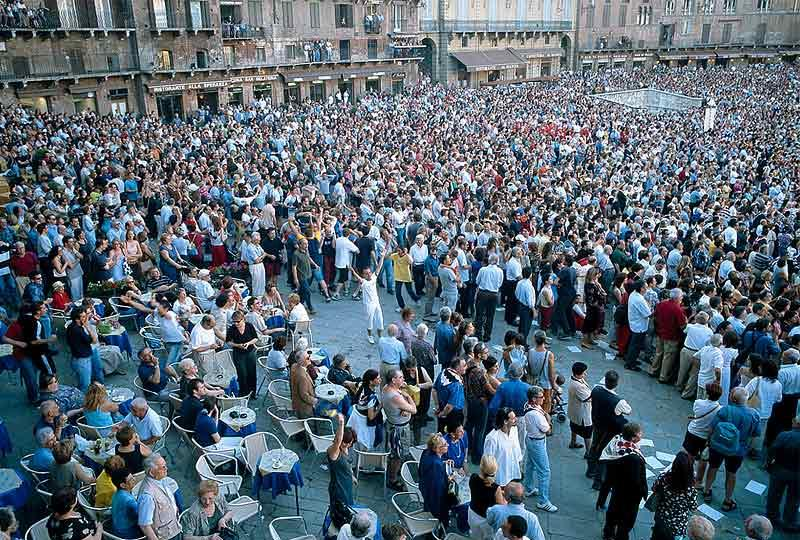
%> input picture Feature Extraction/All/pic.jpg, 800 x 540 px
$ octave --eval "result = HueFeature('../../../Feature Extraction/All/pic.jpg');"   (GNU Octave 9; MATLAB toolbox functions it lacks are replaced by stand-ins)
%> lines starting %> are read from the running program, lines starting %| are printed output that depends on the picture; in (x1, y1, x2, y2) boxes, pixels count from 0 and x2, y2 are one past the last pixel; in counts of white or black regions, pixels touching at a corner belong together; the program's own positions count from 1
% This function should compute the intensity value of an entire set of
% images inside a directory for n x n-patches that an image is divided into.
function [observationmatrix] = HueFeature(directoryname)
%> called with directoryname = '../../../Feature Extraction/All/pic.jpg'

    files = dir(directoryname);

    fileIndex = find(~[files.isdir]);

    observationmatrix = zeros(1, 2);

    for i=1:length(fileIndex)
       fileName = files(fileIndex(i)).name;
       path = strcat(directoryname, '\', fileName);
       try

           rgbimage = imread(path);
%> rgbimage is the input picture: size 540x800x3 uint8; mean R, G, B 89.6, 103.1, 114.2
           image = rgb2hsv(rgbimage);
%> image: size 540x800x3 double; mean H, S, V 0.539, 0.369, 0.46


           % Extract Color Channels
           h = image(:,:,1);
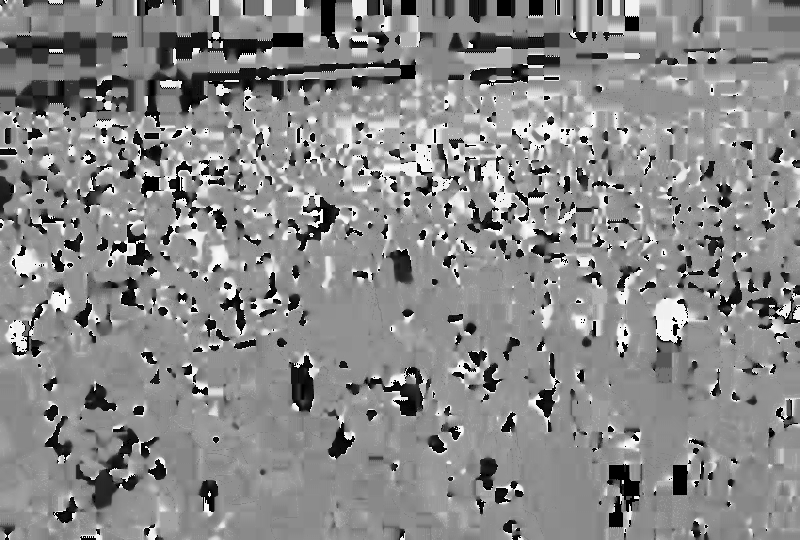
%> h: size 540x800 double; min 0, max 0.999, mean 0.539
           s = image(:,:,2);
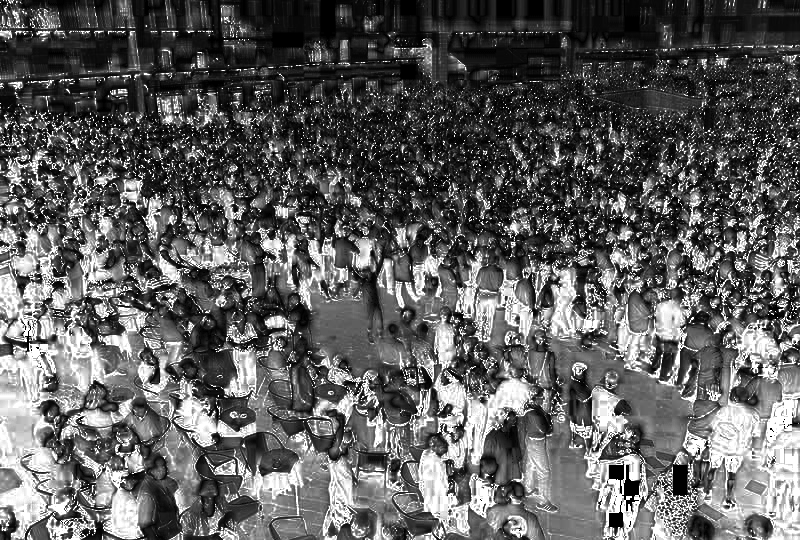
%> s: size 540x800 double; min 0, max 1, mean 0.369

           % Convert to uint16 to support numbers higher than 255 and
           % compute the Intensity value on the entire image.
           uint16h = uint16(h);
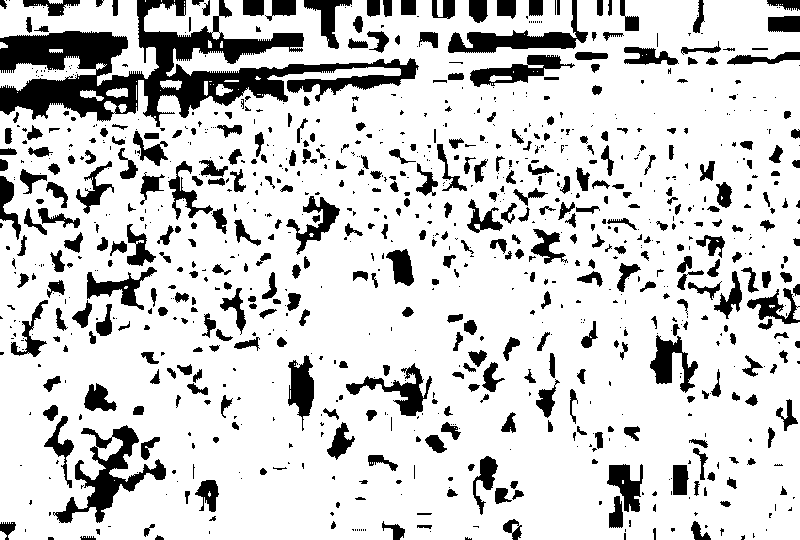
%> uint16h: size 540x800 uint16; values 0 (black) and 1 (white), 81.5% white; 980 black regions (558 under 20 px), largest, box (x1, y1, x2, y2) and area: (0, 0, 419, 127) 18147, (53, 425, 166, 523) 3070, (448, 0, 588, 53) 2164
           uint16s = uint16(s);
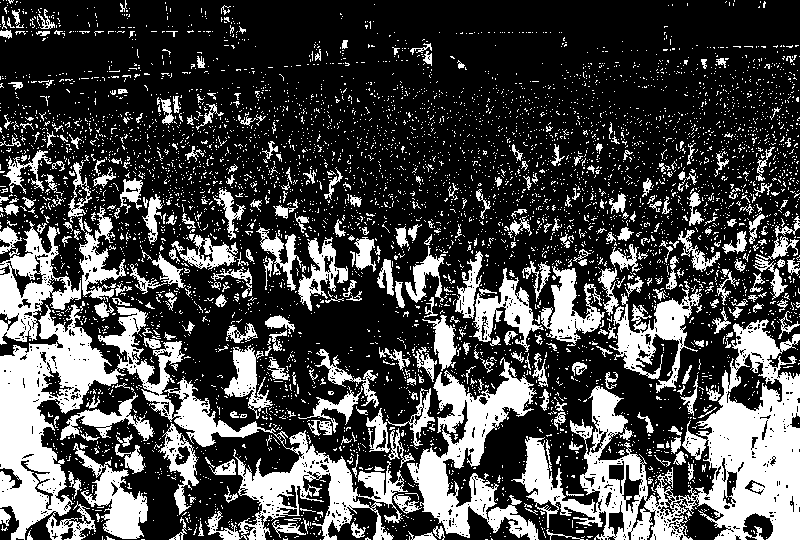
%> uint16s: size 540x800 uint16; values 0 (black) and 1 (white), 28.5% white; 5523 white regions (5171 under 20 px), largest, box (x1, y1, x2, y2) and area: (0, 304, 408, 540) 24098, (511, 319, 800, 540) 22666, (407, 357, 539, 540) 8610

           [height, width] = size(image);
%> height = 540; width = 2400
           pixels = height * width;
%> pixels = 1296000

           avghue = sum(sum(uint16h)) / pixels;
%> avghue = 0.272
           avgsat = sum(sum(uint16s)) / pixels;
%> avgsat = 0.0949

           % Create a feature vector
           imagevector = [avghue, avgsat];
%> imagevector = [0.272 0.0949]

           path

           %Add to the observation Matrix for SVM
           observationmatrix(end+1,:) = imagevector;
      catch
         fileName
      end
    end
    observationmatrix(1,:) = [];
end

$ run again, on Feature Extraction/All/adult7.jpg
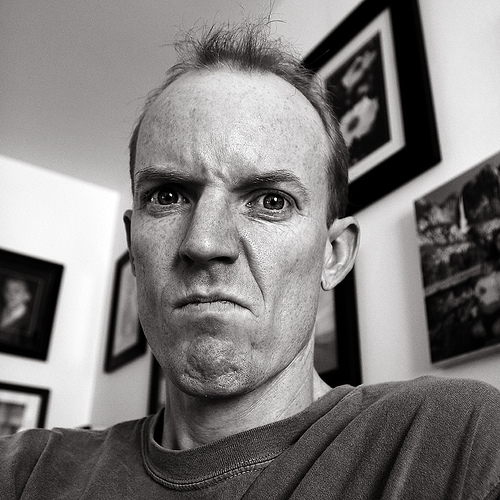
%> input picture Feature Extraction/All/adult7.jpg, 500 x 500 px
%> in HueFeature, rgbimage is the input picture: size 500x500x3 uint8; mean R, G, B 127.1, 124.9, 124
%> image: size 500x500x3 double; mean H, S, V 0.13, 0.0413, 0.499
%> in HueFeature, `uint16h = uint16(h);`:
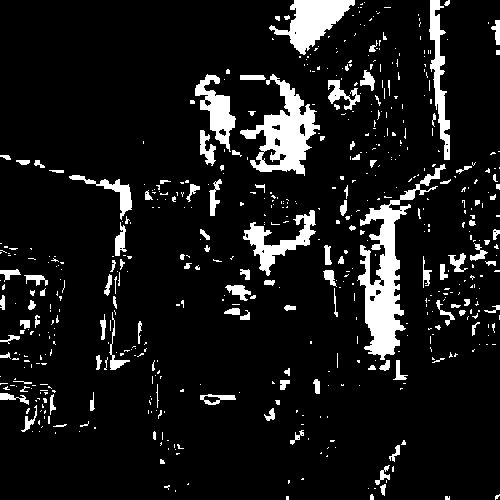
%> uint16h: size 500x500 uint16; values 0 (black) and 1 (white), 9.7% white; 569 white regions (449 under 20 px), largest, box (x1, y1, x2, y2) and area: (357, 164, 446, 360) 4450, (240, 74, 320, 176) 3248, (269, 0, 355, 55) 2167
%> in HueFeature, `uint16s = uint16(s);`:
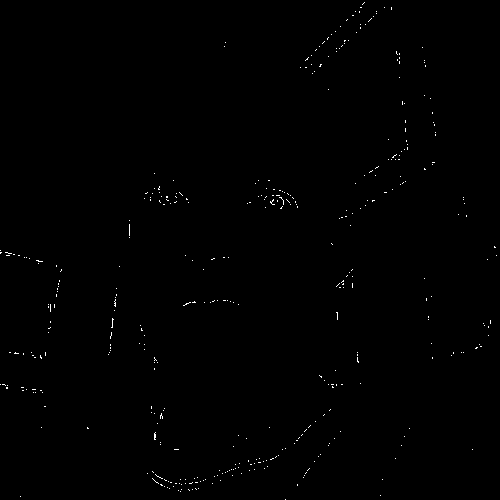
%> uint16s: size 500x500 uint16; values 0 (black) and 1 (white), 0.33% white in thin lines or dots
%> avghue = 0.0323
%> avgsat = 0.00109
%> imagevector = [0.0323 0.00109]

$ run again, on Feature Extraction/All/child19.jpg
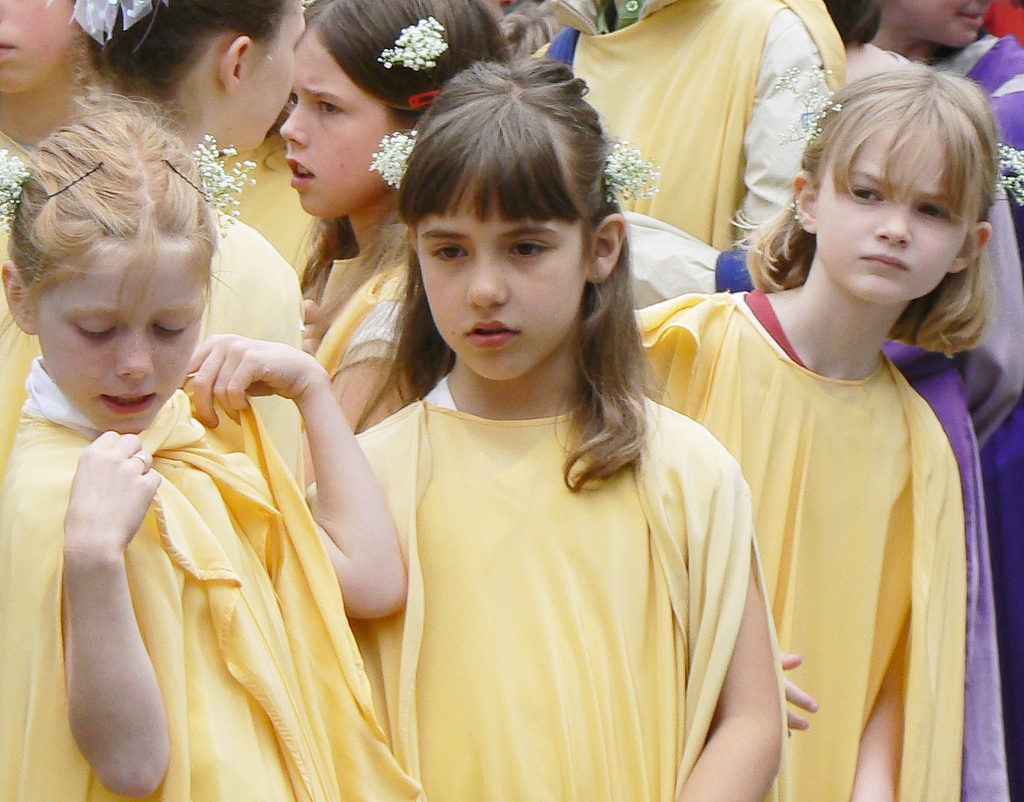
%> input picture Feature Extraction/All/child19.jpg, 1024 x 802 px
%> in HueFeature, rgbimage is the input picture: size 802x1024x3 uint8; mean R, G, B 184.1, 162, 129.2
%> image: size 802x1024x3 double; mean H, S, V 0.147, 0.333, 0.728
%> in HueFeature, `uint16h = uint16(h);`:
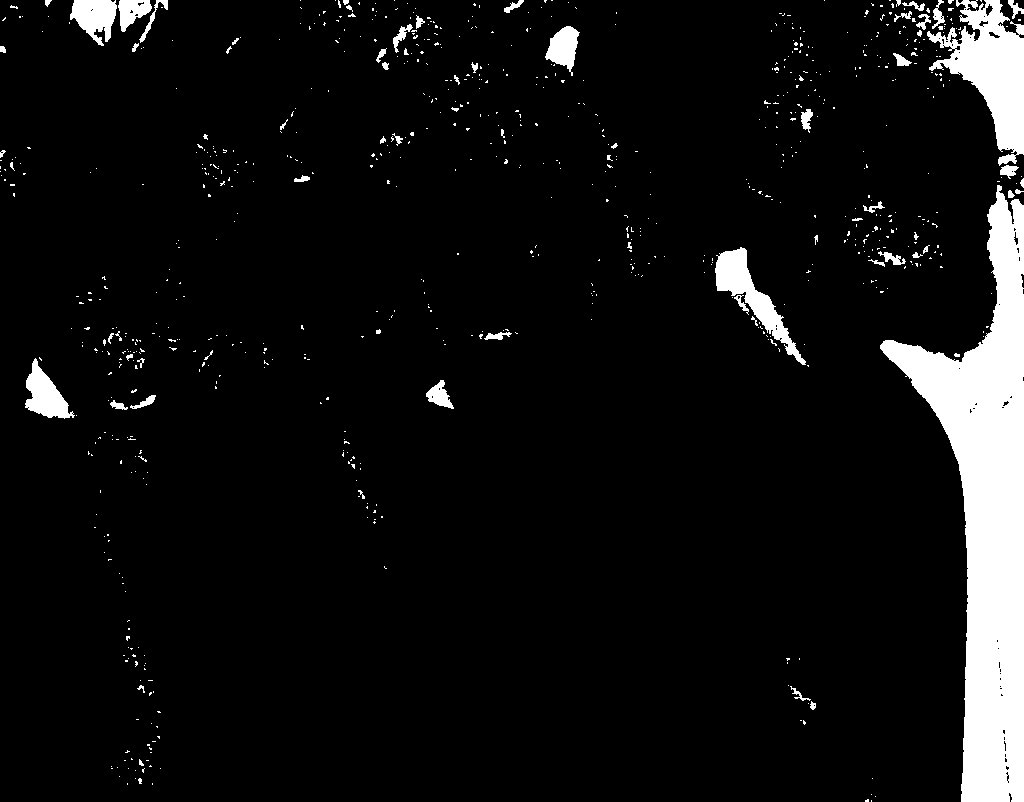
%> uint16h: size 802x1024 uint16; values 0 (black) and 1 (white), 6.9% white; 802 white regions (732 under 20 px), largest, box (x1, y1, x2, y2) and area: (880, 185, 1024, 802) 35943, (927, 0, 1024, 166) 7353, (715, 247, 806, 365) 2661
%> in HueFeature, `uint16s = uint16(s);`:
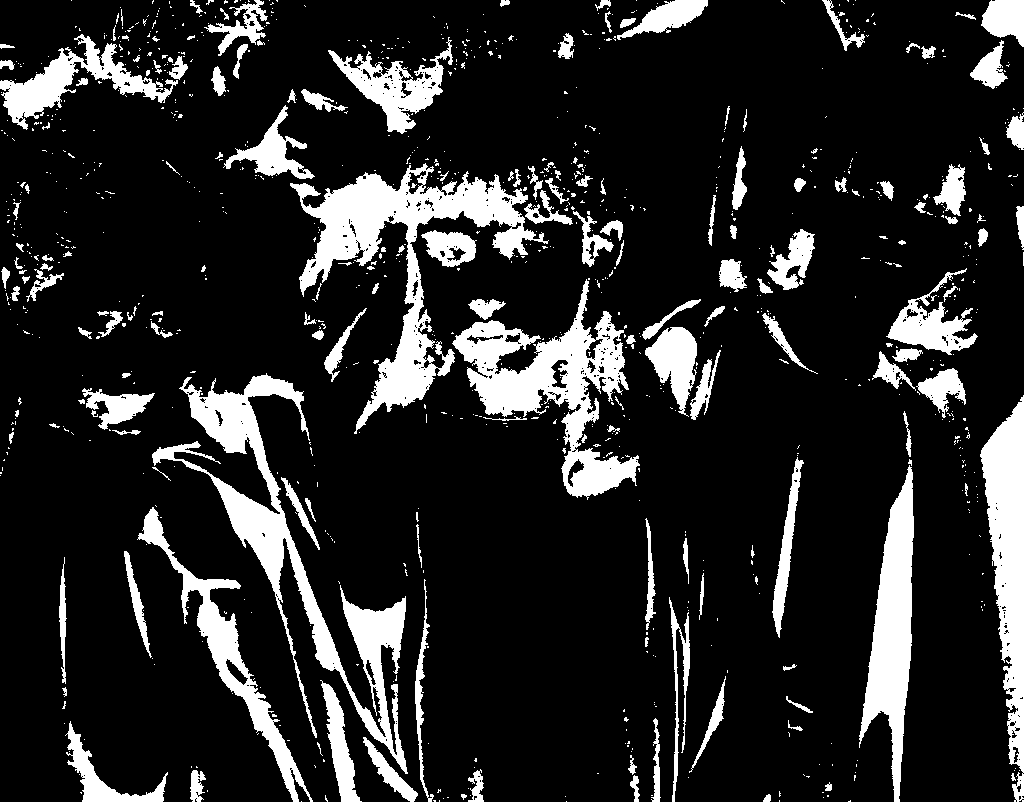
%> uint16s: size 802x1024 uint16; values 0 (black) and 1 (white), 15.5% white; 1018 white regions (850 under 20 px), largest, box (x1, y1, x2, y2) and area: (290, 163, 549, 434) 16477, (152, 373, 408, 774) 15917, (452, 279, 640, 500) 13245
%> avghue = 0.0231
%> avgsat = 0.0515
%> imagevector = [0.0231 0.0515]
